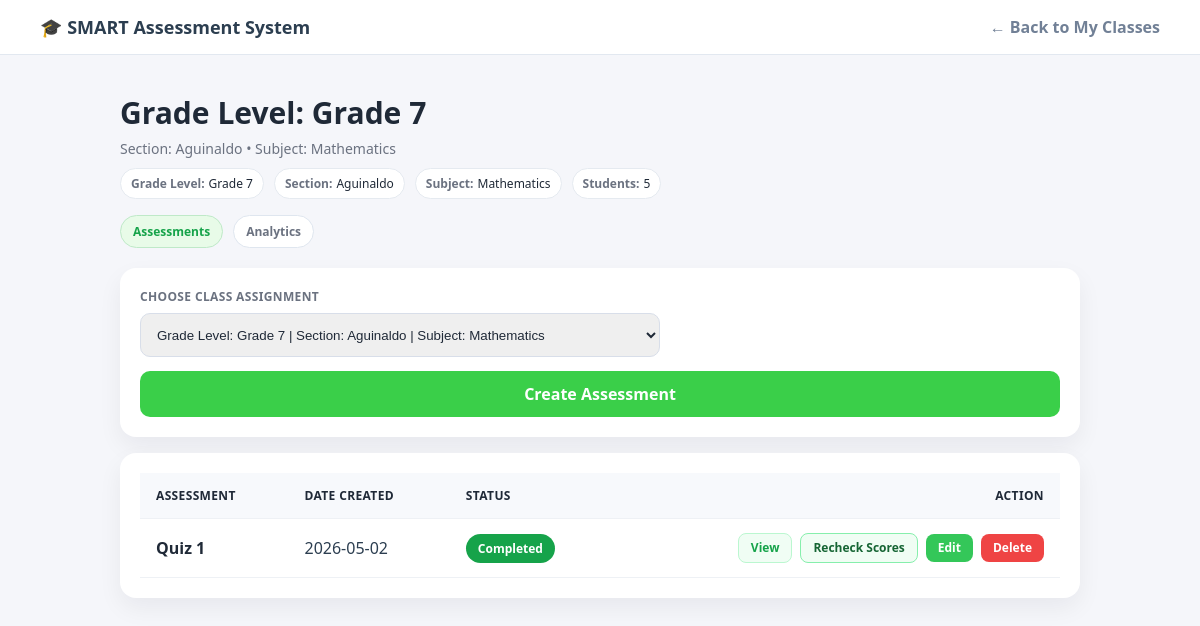
Page /pages/view_tests.php?class_id=1 (signed in) on the committed database.
### tables this page shows
CREATE TABLE `class` (
  `class_id` int(11) NOT NULL,
  `academic_year_id` int(11) DEFAULT NULL,
  `user_id` int(11) DEFAULT NULL,
  `subject_id` int(11) DEFAULT NULL,
  `section_id` int(11) DEFAULT NULL
);

CREATE TABLE `grade_level` (
  `grade_level_id` int(11) NOT NULL,
  `grade_level_name` varchar(20) DEFAULT NULL
);

CREATE TABLE `section` (
  `section_id` int(11) NOT NULL,
  `grade_level_id` int(11) DEFAULT NULL,
  `section_name` varchar(50) DEFAULT NULL
);

CREATE TABLE `subject` (
  `subject_id` int(11) NOT NULL,
  `subject_code` varchar(20) DEFAULT NULL,
  `subject_name` varchar(30) DEFAULT NULL
);

CREATE TABLE `test` (
  `test_id` int(11) NOT NULL,
  `class_id` int(11) DEFAULT NULL,
  `test_name` varchar(50) DEFAULT NULL,
  `test_type` enum('Quiz','Exam','Diagnostic','Long Test') DEFAULT NULL,
  `test_date` date DEFAULT NULL
);

### config/enrollment_helpers.php (called while the page is built, shortened)
<?php
if (!function_exists('class_student_count_sql')) {
    function class_student_count_sql($class_alias = 'c') {
        return "(SELECT COUNT(DISTINCT se.student_id)
                  FROM student_enrollment se
                 WHERE se.section_id = {$class_alias}.section_id
                   AND se.academic_year_id = {$class_alias}.academic_year_id)";
    }
}

### pages/view_tests.php (the view, shortened to what this page needs)
<?php
include '../config/db.php';
include_once '../config/enrollment_helpers.php';
$teacher_id = (int) $_SESSION['user']['user_id'];
$class_id = isset($_GET['class_id']) ? (int) $_GET['class_id'] : 0;
function table_exists($conn, $table_name) {
    $safe_table = $conn->real_escape_string($table_name);
    $result = $conn->query("SHOW TABLES LIKE '$safe_table'");
    return $result && $result->num_rows > 0;
}
function column_exists($conn, $table_name, $column_name) {
    $safe_column = $conn->real_escape_string($column_name);
    $result = $conn->query("SHOW COLUMNS FROM `$table_name` LIKE '$safe_column'");
    return $result && $result->num_rows > 0;
}
$class_student_count = class_student_count_sql('c');
$teacher_classes = $conn->query("
    SELECT c.class_id, s.subject_name, sec.section_name, g.grade_level_name,
           $class_student_count AS std_count
    FROM class c
    JOIN subject s ON c.subject_id = s.subject_id
    JOIN section sec ON c.section_id = sec.section_id
    JOIN grade_level g ON sec.grade_level_id = g.grade_level_id
    WHERE c.user_id = '$teacher_id'
    ORDER BY s.subject_name, g.grade_level_name, sec.section_name
");
$class_stmt = $conn->prepare("
    SELECT c.class_id, s.subject_name, sec.section_name, g.grade_level_name,
           $class_student_count AS std_count
    FROM class c
    JOIN subject s ON c.subject_id = s.subject_id
    JOIN section sec ON c.section_id = sec.section_id
    JOIN grade_level g ON sec.grade_level_id = g.grade_level_id
    WHERE c.class_id = ? AND c.user_id = ?
");
$class_stmt->bind_param("ii", $class_id, $teacher_id);
$class_stmt->execute();
$class_result = $class_stmt->get_result();
$class_info = $class_result->fetch_assoc();
$test_table = table_exists($conn, 'tests') ? 'tests' : 'test';
$has_created_at = column_exists($conn, $test_table, 'created_at');
$has_test_date = column_exists($conn, $test_table, 'test_date');
$order_by = $has_created_at ? "created_at DESC" : ($has_test_date ? "test_date DESC, test_id DESC" : "test_id DESC");
$sql = "
    SELECT t.*,
           (SELECT COUNT(*) FROM test_part tp WHERE tp.test_id = t.test_id) AS part_count,
           (SELECT COUNT(DISTINCT se.student_id)
              FROM student_enrollment se
             WHERE se.section_id = c.section_id
               AND se.academic_year_id = c.academic_year_id) AS total_students,
           (SELECT COUNT(DISTINCT tr.student_id)
              FROM test_result tr
              JOIN student_enrollment se_checked ON se_checked.student_id = tr.student_id
             WHERE tr.test_id = t.test_id
               AND se_checked.section_id = c.section_id
               AND se_checked.academic_year_id = c.academic_year_id) AS checked_students
    FROM `$test_table` t
    JOIN class c ON t.class_id = c.class_id
    WHERE t.class_id = ?
    ORDER BY $order_by
";
$stmt = $conn->prepare($sql);
$stmt->bind_param("i", $class_id);
$stmt->execute();
$tests = $stmt->get_result();
?>
<!DOCTYPE html>
<html lang="en">
<head>
    <link rel="stylesheet" href="../assets/css/style.css?v=<?php echo time(); ?>">
</head>
<body class="teacher-layout">
    <nav class="top-nav">
        <div style="font-weight:800; font-size:18px;">
            <span style="color:var(--primary-green);">🎓</span> SMART Assessment System
        </div>
        <a href="dashboard_teacher.php" style="color:var(--text-gray); text-decoration:none; font-weight:600;">← Back to My Classes</a>
    </nav>
    <div class="teacher-container">
        <div class="workspace-shell">
            <div class="workspace-header">
                <h1 class="workspace-title">Grade Level: <?php echo htmlspecialchars($class_info['grade_level_name']); ?></h1>
                <p class="workspace-subtitle">Section: <?php echo htmlspecialchars($class_info['section_name']); ?> • Subject: <?php echo htmlspecialchars($class_info['subject_name']); ?></p>
                <div class="class-context">
                    <span class="context-item"><span class="context-label">Grade Level:</span><?php echo htmlspecialchars($class_info['grade_level_name']); ?></span>
                    <span class="context-item"><span class="context-label">Section:</span><?php echo htmlspecialchars($class_info['section_name']); ?></span>
                    <span class="context-item"><span class="context-label">Subject:</span><?php echo htmlspecialchars($class_info['subject_name']); ?></span>
                    <span class="context-item"><span class="context-label">Students:</span><?php echo (int) ($class_info['std_count'] ?? 0); ?></span>
                </div>
                <div class="workspace-tabs">
                    <span class="tab-pill active">Assessments</span>
                    <a href="teacher_analytics.php?class_id=<?php echo $class_id; ?>" class="tab-pill">Analytics</a>
                </div>
            </div>
            <div class="toolbar-card">
                <div class="toolbar-row">
                    <div class="class-selector-wrap">
                        <label for="classSelector" class="class-selector-label">Choose Class Assignment</label>
                        <select id="classSelector" class="class-selector" onchange="if(this.value){ window.location.href='view_tests.php?class_id=' + this.value; }">
                            <?php if ($teacher_classes && $teacher_classes->num_rows > 0): ?>
                                <?php while($c = $teacher_classes->fetch_assoc()): ?>
                                    <option value="<?php echo (int) $c['class_id']; ?>" <?php echo ((int)$c['class_id'] === $class_id) ? 'selected' : ''; ?>>
                                        <?php echo htmlspecialchars('Grade Level: ' . $c['grade_level_name'] . ' | Section: ' . $c['section_name'] . ' | Subject: ' . $c['subject_name']); ?>
                                    </option>
                                <?php endwhile; ?>
                            <?php endif; ?>
                        </select>
                    </div>
                    <a href="create_test.php?class_id=<?php echo $class_id; ?>" class="btn-green create-assessment-btn">Create Assessment</a>
                </div>
            </div>
            <div class="assessment-card">
                <div class="table-responsive">
                    <?php if ($tests->num_rows > 0): ?>
                        <table class="assessment-table">
                            <thead>
                                <tr>
                                    <th>Assessment</th>
                                    <th>Date Created</th>
                                    <th>Status</th>
                                    <th style="text-align:right;">Action</th>
                                </tr>
                            </thead>
                            <tbody>
                                <?php while ($row = $tests->fetch_assoc()): ?>
                                    <?php
                                        $part_count = (int) ($row['part_count'] ?? 0);
                                        $total_students = (int) ($row['total_students'] ?? 0);
                                        $checked_students = (int) ($row['checked_students'] ?? 0);
                                        $is_complete = $part_count > 0;
                                        $is_completed = $is_complete && $total_students > 0 && $checked_students >= $total_students;
                                        if ($has_created_at && !empty($row['created_at'])) {
                                            $display_date = $row['created_at'];
                                        } elseif ($has_test_date && !empty($row['test_date'])) {
                                            $display_date = $row['test_date'];
                                        } else {
                                            $display_date = '-';
                                        }
                                        if ($part_count === 0) {
                                            $status_value = 'Incomplete Setup';
                                            $status_class = 'status-incomplete';
                                        } elseif ($is_completed) {
                                            $status_value = 'Completed';
                                            $status_class = 'status-completed';
                                        } else {
                                            $status_value = 'Active';
                                            $status_class = '';
                                        }
                                        $view_href = $part_count > 0
                                            ? 'view_assessment.php?test_id=' . (int) $row['test_id']
                                            : 'manage_test_parts.php?test_id=' . (int) $row['test_id'];
                                        $check_href = $part_count > 0
                                            ? 'check_assessment.php?test_id=' . (int) $row['test_id']
                                            : 'manage_test_parts.php?test_id=' . (int) $row['test_id'];
                                        $check_label = $part_count === 0 ? 'Setup Required' : ($is_completed ? 'Recheck Scores' : 'Check Scores');
                                        $check_class = $part_count === 0 ? 'btn-setup' : ($is_completed ? 'btn-recheck' : 'btn-check');
                                    ?>
                                    <tr>
                                        <td><span class="assessment-name"><?php echo htmlspecialchars($row['test_name']); ?></span></td>
                                        <td><?php echo htmlspecialchars($display_date); ?></td>
                                        <td><span class="status-badge <?php echo $status_class; ?>"><?php echo htmlspecialchars($status_value); ?></span></td>
                                        <td>
                                            <div class="action-cell">
                                                <a href="<?php echo htmlspecialchars($view_href); ?>" class="btn-sm btn-view"><?php echo $part_count > 0 ? 'View' : 'Setup Parts'; ?></a>
                                                <a href="<?php echo htmlspecialchars($check_href); ?>" class="btn-sm <?php echo $check_class; ?>"><?php echo $check_label; ?></a>
                                                <a href="edit_test.php?test_id=<?php echo (int)$row['test_id']; ?>" class="btn-sm btn-edit">Edit</a>
                                                <a href="../actions/delete_test.php?test_id=<?php echo (int)$row['test_id']; ?>&class_id=<?php echo $class_id; ?>"
                                                   class="btn-sm btn-delete"
                                                   onclick="return confirm('Are you sure you want to delete this assessment?');">Delete</a>
                                            </div>
                                        </td>
                                    </tr>
                                <?php endwhile; ?>
                            </tbody>
                        </table>
                    <?php else: ?>
                        <p class="empty-state">No assessments yet for this class.</p>
                    <?php endif; ?>
                </div>
            </div>
        </div>
    </div>
</body>
</html>

### assets/css/style.css (style rules this page uses)
:root { --primary-green: #3ACF49; --bg-light: #F4F7F9; --text-dark: #2C3E50; --text-gray: #718096; }
* { margin: 0; padding: 0; box-sizing: border-box; }
body { font-family: 'Segoe UI', Tahoma, Geneva, Verdana, sans-serif; background-color: var(--bg-light); color: var(--text-dark); }
.top-nav { background: white; padding: 15px 40px; display: flex; justify-content: space-between; align-items: center; border-bottom: 1px solid #E2E8F0; }
.teacher-container { max-width: 1000px; margin: 40px auto; padding: 0 20px; }
.btn-green { display: block; width: 100%; background: var(--primary-green); color: white; text-align: center; padding: 12px; border-radius: 10px; text-decoration: none; font-weight: 600; margin-top: 15px; }

### pages/view_tests.php (style rules this page uses)
body.teacher-layout { background: #f5f6fa; }
.workspace-shell { max-width: 1080px; margin: 0 auto; }
.workspace-header { margin-bottom: 20px; }
.workspace-title { margin: 0; color: #1f2937; font-size: 30px; line-height: 1.2; }
.workspace-subtitle { margin: 8px 0 0; color: #6b7280; font-size: 14px; }
.class-context { display: flex; flex-wrap: wrap; gap: 10px; margin-top: 10px; }
.context-item { background: #fff; border: 1px solid #e5eaf0; border-radius: 999px; padding: 6px 10px; font-size: 12px; color: #1f2937; }
.context-label { color: #6b7280; font-weight: 700; margin-right: 4px; }
.workspace-tabs { display: flex; gap: 10px; margin-top: 16px; }
.tab-pill { padding: 7px 12px; border-radius: 999px; font-size: 12px; font-weight: 700; text-decoration: none; border: 1px solid #dfe6ef; color: #6b7280; background: #fff; }
.tab-pill.active { color: #16a34a; border-color: #bfe9c8; background: #e8fbe8; }
.toolbar-card, .assessment-card { background: #fff; border-radius: 16px; box-shadow: 0 10px 24px rgba(15, 23, 42, 0.06); padding: 20px; }
.toolbar-card { margin-bottom: 16px; }
.toolbar-row { display: flex; justify-content: space-between; align-items: center; gap: 14px; flex-wrap: wrap; }
.class-selector-wrap { min-width: 280px; flex: 1; }
.class-selector-label { display: block; font-size: 12px; color: #6b7280; font-weight: 700; margin-bottom: 8px; text-transform: uppercase; letter-spacing: 0.03em; }
.class-selector { width: 100%; max-width: 520px; height: 44px; border-radius: 10px; border: 1px solid #d8dee9; padding: 0 12px; color: #1f2937; }
.create-assessment-btn { min-width: 190px; margin-top: 0; text-align: center; }
.assessment-table { width: 100%; border-collapse: collapse; }
.assessment-table th, .assessment-table td { padding: 14px 16px; border-bottom: 1px solid #eef1f5; text-align: left; white-space: nowrap; }
.assessment-table th { background: #f7f9fc; color: #1f2937; font-size: 12px; font-weight: 700; text-transform: uppercase; letter-spacing: 0.03em; }
.assessment-name { font-weight: 700; color: #1f2937; }
.status-badge { display: inline-block; padding: 6px 12px; border-radius: 999px; background: #dbeafe; color: #1d4ed8; font-size: 12px; font-weight: 700; }
.status-badge.status-completed { background: #16a34a; color: #fff; }
.action-cell { display: flex; justify-content: flex-end; gap: 8px; align-items: center; }
.btn-sm { display: inline-block; padding: 7px 12px; border-radius: 8px; font-size: 12px; font-weight: 700; text-decoration: none; line-height: 1.2; }
.btn-view { color: #16a34a; border: 1px solid #bbf7d0; background: #f0fdf4; }
.btn-edit { color: #fff; background: #34C759; }
.btn-recheck { color: #166534; border: 1px solid #86efac; background: #f0fdf4; }
.btn-delete { color: #fff; background: #ef4444; }
.table-responsive { overflow-x: auto; }

### rows in the picture
class: grade_level.grade_level_name "Grade 7", section.section_name "Aguinaldo", subject.subject_name "Mathematics"
test: test_name "Quiz 1", test_date "2026-05-02", status_value "Completed", check_label "Recheck Scores"

### other values in the picture
$class_info['std_count'] "5"
form field value "Grade Level: Grade 7 | Section: Aguinaldo | Subject: Mathematics"
